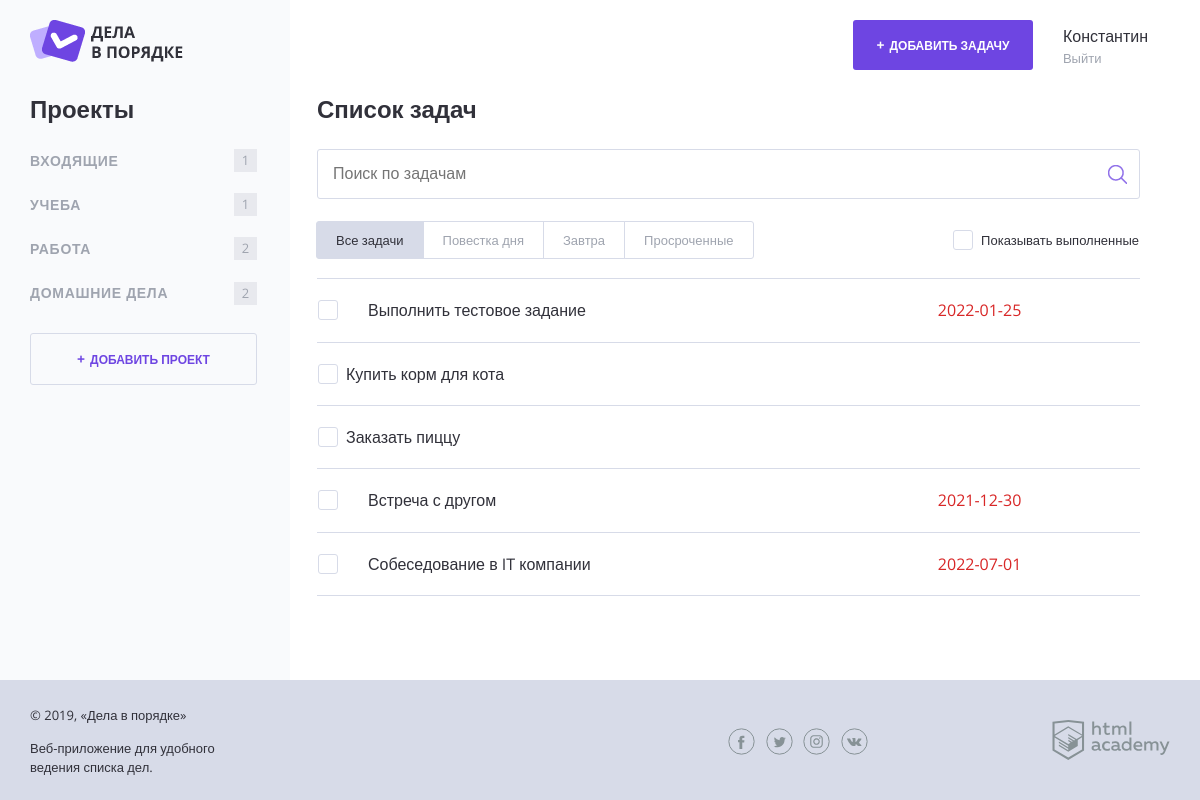
Page /index.php (signed in) on the committed database.
### tables this page shows
CREATE TABLE IF NOT EXISTS `projects` (
  `id` INT UNSIGNED NOT NULL AUTO_INCREMENT,
  `title` VARCHAR(45) NOT NULL,
  `user_id` INT UNSIGNED NOT NULL,
  PRIMARY KEY (`id`),
  UNIQUE INDEX `project_id_UNIQUE` (`id` ASC),
  INDEX `users_id_idx` (`user_id` ASC),
  CONSTRAINT `users_id`
    FOREIGN KEY (`user_id`)
    REFERENCES `users` (`id`)
    ON DELETE NO ACTION
    ON UPDATE NO ACTION);

CREATE TABLE IF NOT EXISTS `tasks` (
  `id` INT UNSIGNED NOT NULL AUTO_INCREMENT,
  `name` VARCHAR(45) NOT NULL,
  `deadline` DATE NULL,
  `creation_date` TIMESTAMP NULL DEFAULT CURRENT_TIMESTAMP,
  `project_id` INT UNSIGNED NOT NULL,
  `is_finished` TINYINT NULL DEFAULT 0,
  `path_to_file` VARCHAR(80) NULL,
  PRIMARY KEY (`id`),
  UNIQUE INDEX `task_id_UNIQUE` (`id` ASC),
  FULLTEXT KEY (`name`),
  INDEX `projects_id_idx` (`project_id` ASC),
  CONSTRAINT `projects_id`
    FOREIGN KEY (`project_id`)
    REFERENCES `projects` (`id`)
    ON DELETE NO ACTION
    ON UPDATE NO ACTION);

### src/functions.php (called while the page is built, shortened)
<?php
function getUserTasksInTimeInterval (mysqli $con, int $userId, string $deadline, ?int $projectId): array
{
    $sqlTaskQuery = 'SELECT t.id, t.name, t.deadline, t.project_id, t.is_finished, t.path_to_file
                               FROM tasks as t
                               JOIN projects as p ON p.id = t.project_id
                              WHERE p.user_id = ?';
    $sqlTaskQuery = $sqlTaskQuery . ' ORDER BY t.creation_date DESC';
    $stmt = mysqli_prepare($con, $sqlTaskQuery);
    if (!empty ($projectId)) {
        if (!mysqli_stmt_bind_param($stmt, 'ii', $userId, $projectId)) {
          exit('Ошибка stmt_bind 1');
        }
    }else{
        if (!mysqli_stmt_bind_param($stmt, 'i', $userId)) {
            exit('Ошибка stmt_bind 2');
        }
    }
    if (!mysqli_stmt_execute($stmt)) {
        exit('Ошибка stmt_execute');
    }
    $res = mysqli_stmt_get_result($stmt);
    $tasks = mysqli_fetch_all($res, MYSQLI_ASSOC);
    return $tasks;
}
function getUserProjectsWithTasksQuantities (mysqli $con, int $userId): ?array
{
    $sqlProjectsQuery = 'SELECT COUNT(t.id) as count, p.title, p.id
                           FROM projects as p
                           JOIN tasks as t ON p.id = t.project_id
                          WHERE p.user_id = ?
                       GROUP BY p.id';
    $stmt = mysqli_prepare($con, $sqlProjectsQuery);
    if (!mysqli_stmt_bind_param($stmt, 'i', $userId)) {
        exit('Ошибка mysqli_bind getUserProjects');
    }
    if (!mysqli_stmt_execute($stmt)) {
        exit('Ошибка mysqli_execute getUserProjects');
    }
    $res = mysqli_stmt_get_result($stmt);
    $projectsQueryResult = mysqli_fetch_all($res, MYSQLI_ASSOC);
    return $projectsQueryResult;
}
function timeToFinish(string $taskFinishDate): int
{
    $date = new DateTime($taskFinishDate);
    return $date->getTimestamp() - time();
}
function less24hours (string $taskFinishDate = null): string
{
    if ($taskFinishDate === null) {
        return '';
    } elseif (timeToFinish($taskFinishDate) < 86401) {
        return 'task--important';
    } else {
        return '';
    }
}
function include_template(string $name, array $data = []): string
{
    $root = $_SERVER['DOCUMENT_ROOT'];
    $name = $root.'/src/templates/' . $name;
    extract($data);
    require $name;
    $result = ob_get_clean();
    return $result;
}
function getProjectUrl(?int $projectId): string
{
    $params['projectId'] = $projectId;
    $query = http_build_query($params);
    $url = '/' . 'index.php' . '?' . $query;
    return $url;
}
function getDeadlineUrl(string $deadline, int $showCompleteTasks): string
{
    $params = [
        'deadline' => $deadline,
    ];
    $scriptname = 'index.php';
    $url = '/' . $scriptname . '?' . http_build_query($params);
    return $url;
}

### src/templates/main.php (the view, shortened to what this page needs)
<div class="content">
    <section class="content__side">
        <h2 class="content__side-heading">Проекты</h2>
        <nav class="main-navigation">
            <ul class="main-navigation__list">
                <?php foreach ($projects as $project) : ?>
                    <li class="main-navigation__list-item <?= ($project['id'] === $projectId) ? 'main-navigation__list-item--active' : '' ?>">
                        <a class="main-navigation__list-item-link" href="<?= getProjectUrl($project['id']) ?>"><?= htmlspecialchars($project['title']); ?></a>
                        <span class="main-navigation__list-item-count"><?= isset($project['count']) ? ($project['count']) : '0' ?></span>
                    </li>
                <?php endforeach; ?>
            </ul>
        </nav>
        <a class="button button--transparent button--plus content__side-button" href="/src/add-project.php" target="add_project">Добавить проект</a>
    </section>
    <main class="content__main">
        <h2 class="content__main-heading">Список задач</h2>
        <form class="search-form" action="index.php" method="get" autocomplete="off">
            <input class="search-form__input" type="text" name="searchTaskName" value="<?php (!empty($_GET['searchTaskName']))? print($_GET['searchTaskName']) : '' ?>" placeholder="Поиск по задачам">
            <input class="search-form__submit" type="submit" name="" value="Искать">
        </form>
        <div class="tasks-controls">
            <nav class="tasks-switch">
                <a href="<?= getDeadlineUrl('withoutTimeLimits', $showCompleteTasks) ?>" class="tasks-switch__item
                   <?= (isset($_GET['deadline'])&&(!$_GET['deadline']) !=='withoutTimeLimits') ? '' : 'tasks-switch__item--active' ?>
                   <?= (isset($_GET['deadline'])&&($_GET['deadline']) ==='withoutTimeLimits') ? 'tasks-switch__item--active' : '' ?>">
                   Все задачи
                </a>
                <a href="<?= getDeadlineUrl('today', $showCompleteTasks) ?>" class="tasks-switch__item <?= (isset($_GET['deadline'])&&($_GET['deadline']) ==='today') ? 'tasks-switch__item--active' : '' ?>">Повестка дня</a>
                <a href="<?= getDeadlineUrl('tomorrow', $showCompleteTasks) ?>" class="tasks-switch__item <?= (isset($_GET['deadline'])&&($_GET['deadline']) ==='tomorrow') ? 'tasks-switch__item--active' : '' ?>">Завтра</a>
                <a href="<?= getDeadlineUrl('yesterday', $showCompleteTasks) ?>" class="tasks-switch__item <?= (isset($_GET['deadline'])&&($_GET['deadline']) ==='yesterday') ? 'tasks-switch__item--active' : '' ?>">Просроченные</a>
            </nav>
            <label class="checkbox checkbox__comlete__tasks">
                <span class="checkbox__text">Показывать выполненные</span>
            </label>
        </div>
        <table class="tasks">
            <?php foreach ($tasks as $currentTask) : ?>
                <?php if (($currentTask['is_finished']) && ($showCompleteTasks === 0)) : ?>
                    <?php continue ?>
                <?php else : ?>
                    <tr class="tasks__item task <?= ($currentTask['is_finished']) ? "task--completed" : less24hours($currentTask['deadline']) ?>">
                        <td class="task__select">
                            <label class="checkbox">
                                <span class="checkbox__text">
                                    <?= htmlspecialchars($currentTask['name']) ?>
                                </span>
                            </label>
                        </td>
                        <td class="task__date"><?= htmlspecialchars($currentTask['deadline']); ?></td>
                        <td class="task__controls"> </td>
                    </tr>
                <?php endif ?>
            <?php endforeach; ?>
        </table>
    </main>
</div>

### src/templates/layout.php (shortened to what this page needs)
<!DOCTYPE html>
<html lang="ru">
<head>
  <link rel="stylesheet" href="../css/normalize.css">
  <link rel="stylesheet" href="../css/style.css">
  <link rel="stylesheet" href="../css/flatpickr.min.css">
</head>
<?php $classname = isset($_SESSION['userId']) ? " " : "body-background"; ?>
<body class = <?=$classname;?> >
  <div class="page-wrapper">
    <div class="container <?= isset($_SESSION['userId']) ? 'container--with-sidebar' : '' ?>">
      <header class="main-header">
        <a href="/index.php">
          <img src="../img/logo.png" width="153" height="42" alt="Логотип Дела в порядке">
        </a>
        <div class="main-header__side">
          <?php if (isset($_SESSION['userId'])) : ?>
            <a class="main-header__side-item button button--plus open-modal" href="../src/add.php">Добавить задачу</a>
            <div class="main-header__side-item user-menu">
              <div class="user-menu__data">
                <p><?= $_SESSION['userName']; ?></p>
                <a href="../src/logout.php">Выйти</a>
              </div>
            </div>
          <?php else : ?>
            <div class="main-header__side">
              <a class="main-header__side-item button button--transparent" href="../src/auth.php">Войти</a>
            </div>
          <?php endif ?>
        </div>
      </header>
            <?= $content; ?>
        </div>
    </div>
    <footer class="main-footer">
        <div class="container">
            <div class="main-footer__copyright">
                <p>© 2019, «Дела в порядке»</p>
                <p>Веб-приложение для удобного ведения списка дел.</p>
            </div>
            <div class="main-footer__social social">
                <a class="social__link social__link--facebook" href="#">
                </a>
                <a class="social__link social__link--twitter" href="#">
                </a>
                <a class="social__link social__link--instagram" href="#">
                </a>
                <a class="social__link social__link--vkontakte" href="#">
                </a>
            </div>
            <div class="main-footer__developed-by">
                <a href="https://htmlacademy.ru/intensive/php">
                    <img src="../img/htmlacademy.svg" alt="HTML Academy" width="118" height="40">
                </a>
            </div>
        </div>
    </footer>
</body>
</html>

### index.php (shortened to what this page needs)
<?php
require_once 'src/init.php';
require_once 'src/functions.php';
$con = getConnection();
$showCompleteTasks = isset($_GET['show_completed']) ? (int)$_GET['show_completed'] : 0;
$projectId = null;
$anyProjects = getUserProjects($con, $_SESSION['userId']);
if (empty($anyProjects )) {
    $projects = getEmptyProjectArray();
    $tasks = getEmptyArray();
    $tasks[0]['name'] = 'Нет заданий';
} else {
    if (!checkUserTasks($con, $_SESSION['userId'])) {
        $projects = $anyProjects;
        $tasks = getEmptyArray();
        $tasks[0]['name'] = 'Нет заданий';
    } else {
        $projects = getUserProjectsWithTasksQuantities($con, $_SESSION['userId']);
        if (!empty($_GET['searchTaskName'])) {
            $_GET['searchTaskName'] = trim($_GET['searchTaskName']);
            $tasks = searchUserTasks($con, $_SESSION['userId'], $_GET['searchTaskName']);
            if (empty($tasks)) {
                $tasks = getEmptyArray();
                $tasks[0]['name'] = 'Ничего не найдено по Вашему запросу';
            }
        } elseif (isset($_GET['deadline'])) {
            $tasks = getUserTasksInTimeInterval($con, $_SESSION['userId'], $_GET['deadline'], $projectId);
        } else {
            $tasks = getUserTasksInTimeInterval($con, $_SESSION['userId'], 'withoutTimeLimits', $projectId);
        }
    }
}
$pageContent = include_template(
    'main.php', [
        'projects' => $projects,
        'tasks' => $tasks,
        'showCompleteTasks' => $showCompleteTasks,
        'projectId' => $projectId,
    ]
);
$layoutContent = include_template(
    'layout.php', [
        'content' => $pageContent,
        'title' => 'Дела в порядке',
    ]
);
print($layoutContent);

### rows in the picture
projects: title "ВХОДЯЩИЕ", count "1"
projects: title "УЧЕБА", count "1"
projects: title "РАБОТА", count "2"
projects: title "ДОМАШНИЕ ДЕЛА", count "2"
tasks: name "Выполнить тестовое задание", deadline "2022-01-25"
tasks: name "Купить корм для кота"
tasks: name "Заказать пиццу"
tasks: name "Встреча с другом", deadline "2021-12-30"
tasks: name "Собеседование в IT компании", deadline "2022-07-01"

### other values in the picture
$_SESSION['userName'] "Константин"
